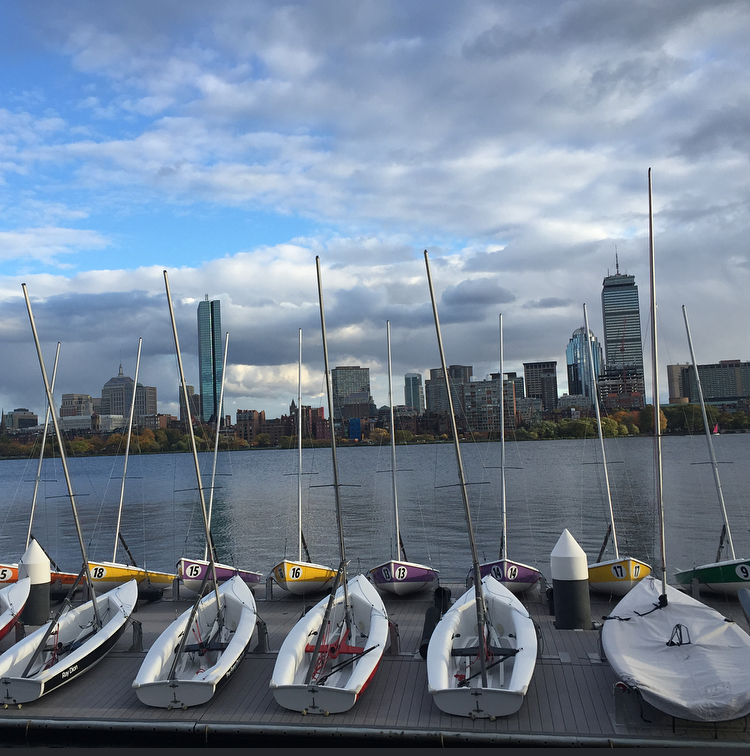
#> input picture MITBoathouse.png, 750 x 756 px, found by its file name
$ python TiltShiftGrayscale.py   (Python 2 division)
#> lines starting #> are read from the running program, lines starting #| are printed output that depends on the picture
import numpy as np
import matplotlib.pyplot as plt
import matplotlib.image as mpimg
from skimage import color
from cython.parallel import prange
import time
import math

# A basic, parallelized Python implementation of
# the Tilt-Shift effect we hope to achieve in OpenCL

# A method that takes in a matrix of 3x3 pixels and blurs
# the center pixel based on the surrounding pixels, a
# bluramount of 1 is full blur and will weight the neighboring
# pixels equally with the pixel that is being modified.
# While a bluramount of 0 will result in no blurring.
# [8 lines left out: function boxblur, not called in this run]

# Adjusts the saturation of a pixel
def saturation(p, value):
    return p * (1 - value)

# Adjusts the contrast on a pixel
def contrast(p, value):
    factor = (259 * (value + 255)) / float(255 * (259 - value))
    return truncate(factor * (p - 128) + 128)

# Ensures a pixel's value is between 0 and 255
# [98 lines left out: functions truncate, tiltshift, not called in this run]

# Rounds up the size to a be multiple of the group_size
def round_up(global_size, group_size):
    r = global_size % group_size
    if r == 0:
        return global_size
    return global_size + group_size - r

# Run a Python implementation of Tilt-Shift (grayscale)
if __name__ == '__main__':
    # Load the image and convert it to grayscale
    input_image = color.rgb2gray(mpimg.imread('MITBoathouse.png',0))
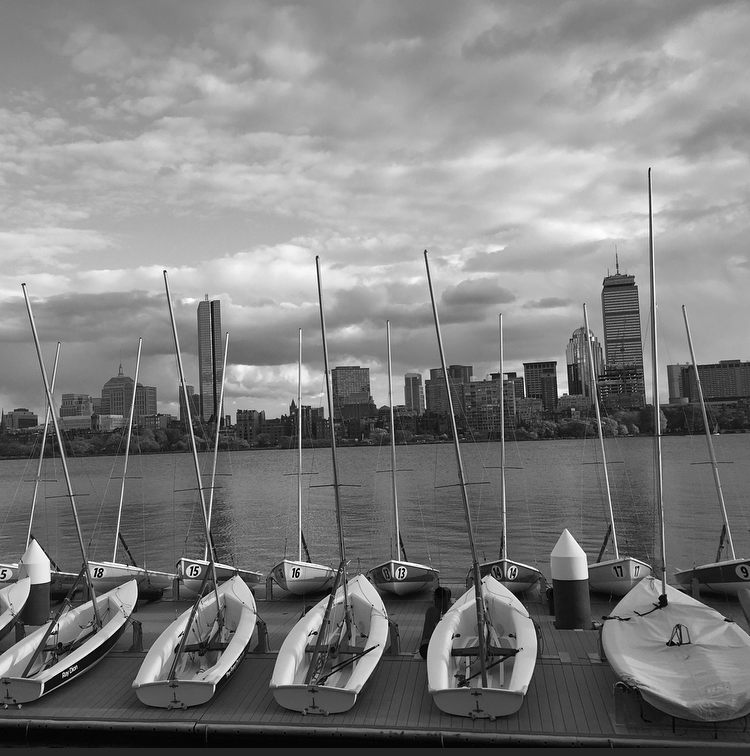
#> input_image: shape (756, 750) float32; min 0, max 1, mean 0.503
    plt.imshow(input_image)
    plt.show()

    start_time = time.time()
    output_image = np.zeros_like(input_image)

    ################################
    ### USER CHANGEABLE SETTINGS ###
    ################################
    # Number of Passes - 3 passes approximates Gaussian Blur
    num_passes = 3
    # Saturation - Between 0 and 1
    sat = 0.0
    # Contrast - Between -255 and 255
    con = 0.0
    # The y-index of the center of the in-focus region
    middle_in_focus = 500
    # The number of pixels to either side of the middle_in_focus to keep in focus
    in_focus_radius = 200

    local_size = (8, 8)  # 64 pixels per work group
    global_size = tuple([round_up(g, l) for g, l in zip(input_image.shape[::-1], local_size)])
#> global_size = (752, 760)
    width = input_image.shape[1]
#> width = 750
    height = input_image.shape[0]
#> height = 756

    # Set up a (N+2 x N+2) local memory buffer.
    # +2 for 1-pixel halo on all sides
    local_memory = np.zeros((local_size[0] + 2) * (local_size[1] + 2))

    # Each work group will have its own private buffer.
    buf_width = local_size[0] + 2
    buf_height = local_size[1] + 2
    halo = 1

    print "Image Width %s" % width
#| Image Width 750
    print "Image Height %s" % height
#| Image Height 756

    # We will perform 3 passes of the bux blur
    # effect to approximate Gaussian blurring
    for pass_num in range(num_passes):
        print "In iteration %s of %s" % (pass_num + 1, num_passes)
        # We need to loop over the workgroups here,
        # because unlike OpenCL, they are not
        # automatically set up by Python
        last_pass = False
        if pass_num == num_passes - 1:
            print "In Last Pass"
            last_pass = True

        # Loop over all groups and call tiltshift once per group
#> (the run stopped early here; a loop or call above may not have finished)

$ run again, with NY.JPG saved as MITBoathouse.png
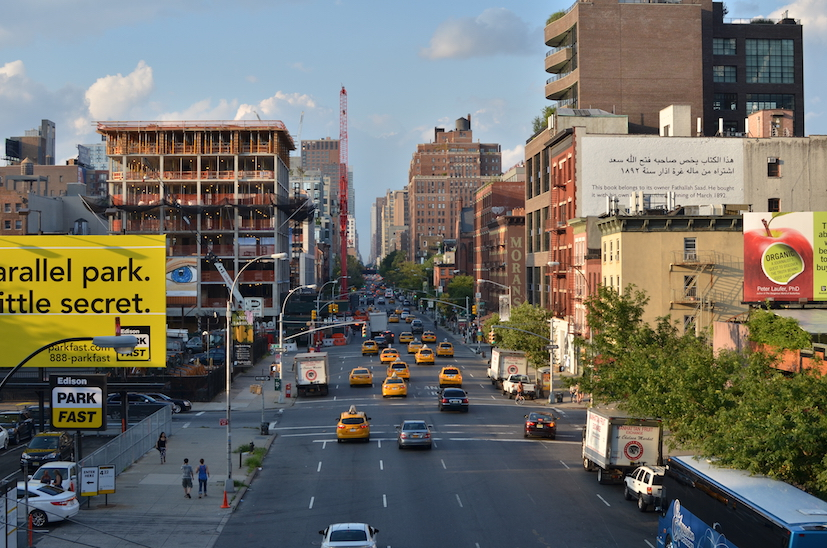
#> input picture NY.JPG, 827 x 548 px, found by its file name
#> `input_image = color.rgb2gray(mpimg.imread('MITBoathouse.png',0))`:
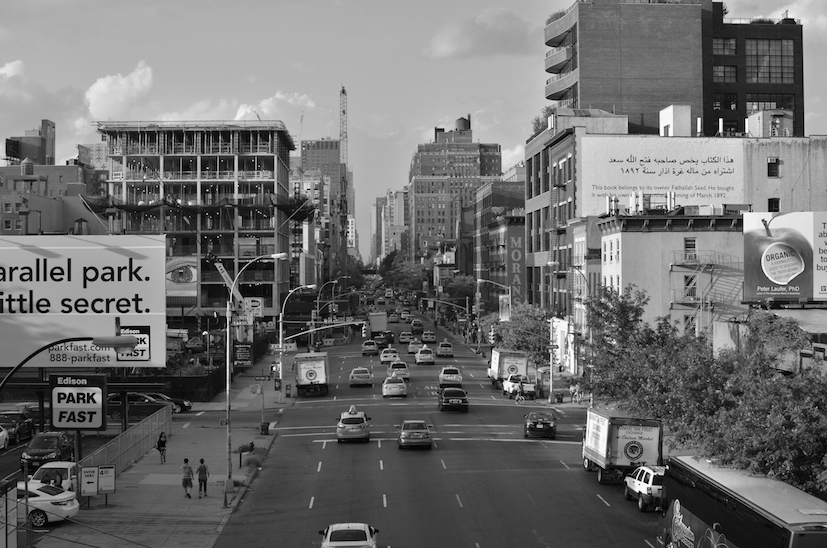
#> input_image: shape (548, 827) float32; min 0, max 0.999, mean 0.436
#| Image Width 827
#| Image Height 548

$ run again, with isa.JPG saved as MITBoathouse.png
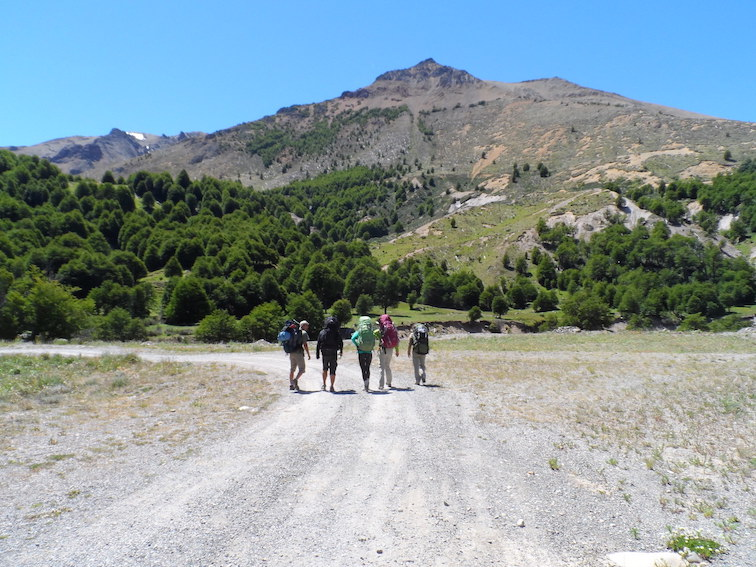
#> input picture isa.JPG, 756 x 567 px, found by its file name
#> `input_image = color.rgb2gray(mpimg.imread('MITBoathouse.png',0))`:
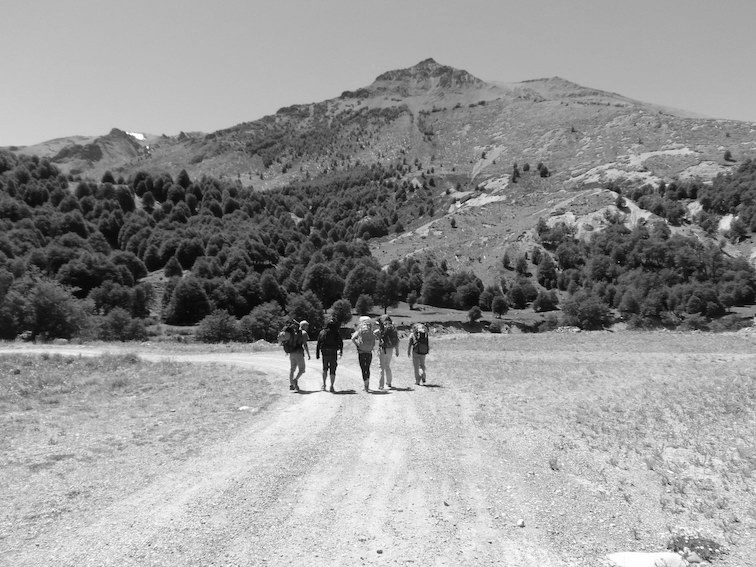
#> input_image: shape (567, 756) float32; min 0, max 1, mean 0.588
#| Image Width 756
#| Image Height 567
